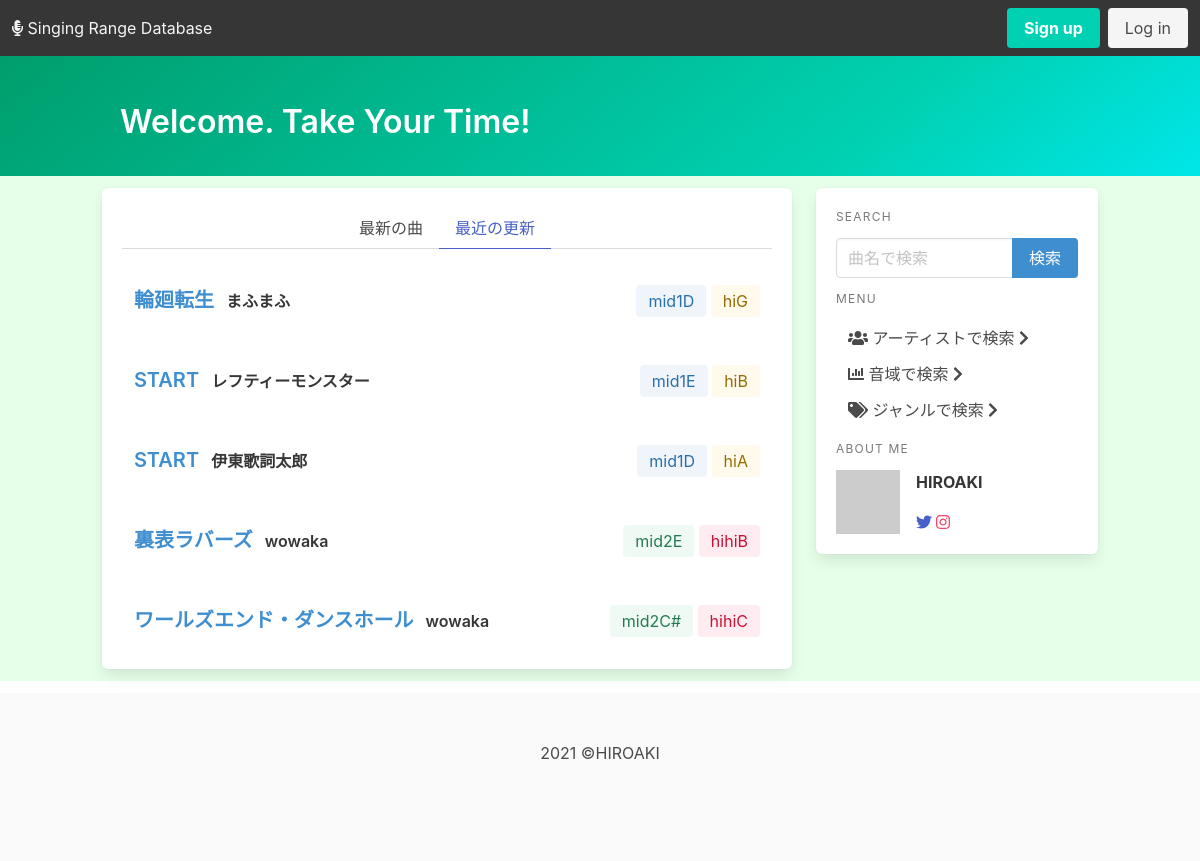
Before: /ranges/ with the older database file.
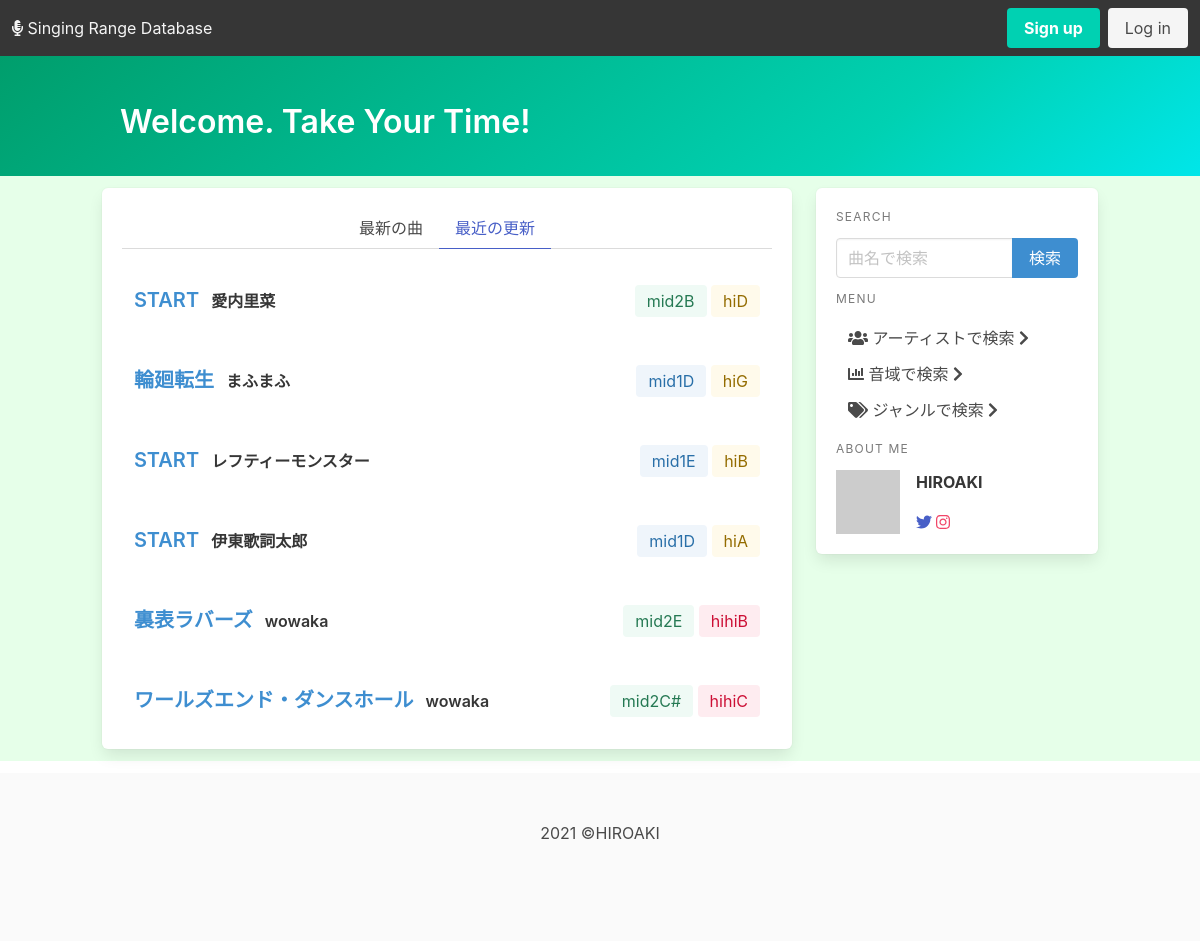
After: the same page with the newer database file.
### ranges/models.py (models this page shows, shortened)
class Range(models.Model):
    song = models.ForeignKey(
        Song, on_delete=models.CASCADE, to_field="song_id", related_name="song")
    artist = models.ForeignKey(
        Artist, on_delete=models.CASCADE, to_field="artist_id", related_name="artist")
    performer = models.ManyToManyField(Artist, related_name="performer_name")
    lowest_note = models.ForeignKey(
        Note, on_delete=models.CASCADE, to_field="note_id", related_name="low_note")
    highest_note = models.ForeignKey(
        Note, on_delete=models.CASCADE, to_field="note_id", related_name="high_note")
    fake_note = models.ForeignKey(
        Note, on_delete=models.CASCADE, to_field="note_id", related_name="fake_note", null=True, blank=True)
    genre = models.ForeignKey(Genre, on_delete=models.CASCADE)
    release_date = models.DateTimeField('date released', null=True, blank=True)
    pub_date = models.DateTimeField(default=timezone.now())
    latest_update = models.DateTimeField('date update lately', auto_now=True)
    class Meta:
        unique_together = ['song', 'artist']

class Song(models.Model):
    class Meta:
        ordering = ('song_name',)
    song_id = models.AutoField(primary_key=True)
    song_name = models.CharField("Tilte", max_length=100)
    composer = models.ManyToManyField(Artist, related_name="composer_name")
    lyricist = models.ManyToManyField(Artist, related_name="lyricist_name")
    arranger = models.ManyToManyField(
        Artist, related_name="arranger_name", null=True, blank=True)
    def get_composer(self):
        return "\n".join([a.artist_name for a in self.composer.all()])
    def get_lyricist(self):
        return "\n".join([a.artist_name for a in self.lyricist.all()])
    def get_arranger(self):
        return "\n".join([a.artist_name for a in self.arranger.all()])
    get_composer.short_description = 'Composer'
    get_lyricist.short_description = 'Lyricist'
    get_arranger.short_description = 'Arranger'

class Artist(models.Model):
    artist_id = models.CharField(max_length=10, primary_key=True)
    artist_name = models.CharField("Artist's name", max_length=50)
    class Meta:
        ordering = ('artist_name', )

class Note(models.Model):
    note_id = models.CharField(max_length=5, primary_key=True)
    note_name = models.CharField(max_length=50)
    def __str__(self):
        return self.note_name

### ranges/views.py (the view)
# urls.py: path('', views.index, name='index'),
def index(request):
    pub_list = Range.objects.order_by('-latest_update')[:10]
    release_list = Range.objects.order_by('-release_date')[:10]
    context = {
        'pub_list': pub_list,
        'release_list': release_list
    }
    return render(request, 'ranges/index.html', context)

### ranges/templatetags/note_control.py (called while the page is built)
@register.filter
def color(pk):
    if pk.startswith('H4'):
        return 'is-danger'
    elif pk.startswith('H3'):
        return 'is-danger is-light'
    elif pk.startswith('H2'):
        return 'is-danger is-light'
    elif pk.startswith('H1'):
        return 'is-warning is-light'
    elif pk.startswith('M2'):
        return 'is-success is-light'
    elif pk.startswith('M1'):
        return 'is-info is-light'
    elif pk.startswith('L1'):
        return 'is-link is-light'
    elif pk.startswith('L2'):
        return 'is-link'
    elif pk.startswith('L3'):
        return 'is-link is-dark'
    elif pk.startswith('L4'):
        return 'is-link is-black'
    else:
        return 'is-light'

### ranges/templates/ranges/index.html (shortened to what this page needs)
{% extends './base.html' %}
{% load note_control %}
{% block page_name %}Welcome. Take Your Time!{% endblock page_name %}
{% block content %}
<div class="box">
    <div class="tabs is-centered">
        <ul>
            <li class="tab"><a>最新の曲</a></li>
            <li class="tab is-active"><a>最近の更新</a></li>
        </ul>
    </div>
    {% if pub_list %}
    <section class="panel-content is-show">
        {% for range in pub_list %}
        <div class="columns level is-gapless">
            <div class="level-left">
                <div class="column">
                    <a href="{% url 'ranges:detail' range.artist.pk range.song.pk %}"
                        class="title is-5 has-text-info">{{ range.song.song_name }}</a>
                </div>
                <div class="columns is-mobile">
                    <div class="column">
                        <a href="#" class="title is-6">{{ range.artist.artist_name }}</a></div>
                </div>
            </div>
            <div class="level-right">
                <div class="column tags are-medium">
                    <a href="{% url 'ranges:result_range' range.lowest_note.pk %}">
                        <div class="tag {{ range.lowest_note.pk | color }}">
                            {{ range.lowest_note }}
                        </div>
                    </a>
                    <a href="{% url 'ranges:result_range' range.highest_note.pk %}">
                        <div class="tag {{ range.highest_note.pk | color }}">
                            {{ range.highest_note }}
                        </div>
                    </a>
                </div>
            </div>
        </div>
        {% endfor %}
    </section>
    {% else %}
    <h1 class=" has-text-danger title">データベースが空です！</h1>
    {% endif %}
</div>
{% endblock content %}

Changed rows visible on the page:
added Range: song.song_name "START", artist.artist_name "愛内里菜", lowest_note "mid2B", highest_note "hiD"
